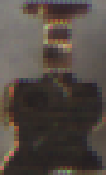
#> input picture test/opencv_test/area_5.png, 106 x 175 px, found by its file name
$ python test.py
#> lines starting #> are read from the running program, lines starting #| are printed output that depends on the picture; after the words box and inside, x2 and y2 are one past the last pixel; in counts of white or black regions, pixels touching at a corner belong together
import cv2
import numpy as np
from matplotlib import pyplot as plt


img1 = cv2.imread('/home/dsd/Desktop/foxconn-aoi/test/area_5.png')
#> img1 is the input picture: shape (175, 106, 3); mean B, G, R 67.3, 73.3, 82.2
H, W, C = img1.shape
#> H = 175; W = 106; C = 3
img1_gray = cv2.cvtColor(img1, cv2.COLOR_BGR2GRAY)
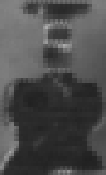
#> img1_gray: shape (175, 106); min 32, max 171, mean 75.3
img1_blurred = cv2.GaussianBlur(img1_gray, (5, 5), 0)
img1_thresh = cv2.threshold(img1_blurred, 120, 255, cv2.THRESH_BINARY + cv2.THRESH_OTSU)[1]
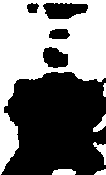
#> img1_thresh: shape (175, 106); 46.1% white; 6 white regions, box (x1, y1, x2, y2) and area: (0, 0, 106, 175) 8119, (52, 169, 76, 175) 126, (93, 142, 106, 165) 118, (93, 114, 106, 132) 107, (94, 169, 106, 175) 49, (103, 83, 106, 97) 35
edges1 = cv2.Canny(img1_thresh, 200, 400, 3)
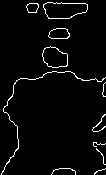
#> edges1: shape (175, 106); 3.4% white in thin lines or dots
orb = cv2.ORB_create(50000, scoreType=cv2.ORB_FAST_SCORE, nlevels=20, edgeThreshold=5)

kp1, des1 = orb.detectAndCompute(edges1, None)
#> kp1 = 342 keypoints; strongest (x, y, size): (47, 72, 31), (77, 13, 31), (67, 31, 31), (44, 48, 31)
tmp_keys = cv2.drawKeypoints(edges1, kp1, outImage=np.array([]), color=(0, 255, 0), flags=0)
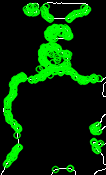
#> tmp_keys: shape (175, 106, 3); mean of channels 0, 1, 2 3.2, 47.2, 3.2; drawn as B, G, R

img2 = cv2.imread('/home/dsd/Desktop/foxconn-aoi/01_topview.png')
#> (the run stopped early here; a loop or call above may not have finished)

$ run again, with test/opencv_test/area_1.png copied over test/opencv_test/area_5.png
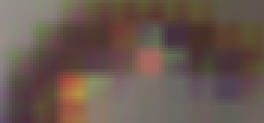
#> input picture test/opencv_test/area_1.png, 88 x 41 px, found by its file name (shown 3 times larger)
#> img1 is the input picture: shape (41, 88, 3); mean B, G, R 78.9, 87.7, 105.5
#> `img1_thresh = cv2.threshold(img1_blurred, 120, 255, cv2.THRESH_BINARY ..`:
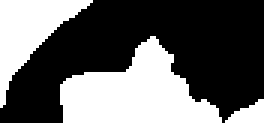
#> img1_thresh: shape (41, 88) (shown 3 times larger); 39.1% white; 3 white regions, box (x1, y1, x2, y2) and area: (20, 12, 74, 41) 897, (0, 0, 31, 36) 450, (75, 33, 88, 41) 64
#> edges1: shape (41, 88); 4.8% white in thin lines or dots
#> kp1 = 82 keypoints; strongest (x, y, size): (54, 16, 31), (19, 31, 31), (19, 29, 31), (25, 24, 31)
#> `tmp_keys = cv2.drawKeypoints(edges1, kp1, outImage=np.array([]), color..`:
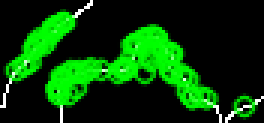
#> tmp_keys: shape (41, 88, 3) (shown 3 times larger); mean of channels 0, 1, 2 4.7, 64.9, 4.7; drawn as B, G, R

$ run again, with test/opencv_test/area_2.png copied over test/opencv_test/area_5.png
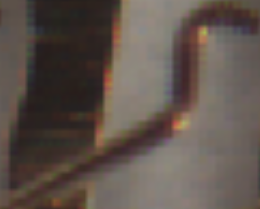
#> input picture test/opencv_test/area_2.png, 260 x 209 px, found by its file name
#> img1 is the input picture: shape (209, 260, 3); mean B, G, R 76.5, 83.7, 95.3
#> `img1_thresh = cv2.threshold(img1_blurred, 120, 255, cv2.THRESH_BINARY ..`:
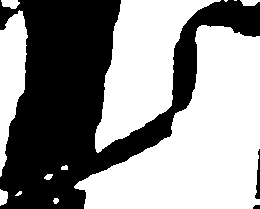
#> img1_thresh: shape (209, 260); 56.3% white; 3 black regions, box (x1, y1, x2, y2) and area: (0, 0, 260, 209) 23589, (255, 149, 260, 199) 137, (253, 205, 260, 209) 25
#> edges1: shape (209, 260); 2.1% white in thin lines or dots
#> kp1 = 654 keypoints; strongest (x, y, size): (9, 124, 31), (173, 71, 31), (114, 164, 31), (19, 97, 31)
#> `tmp_keys = cv2.drawKeypoints(edges1, kp1, outImage=np.array([]), color..`:
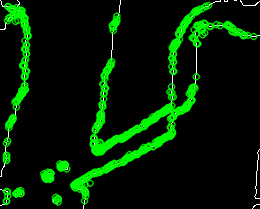
#> tmp_keys: shape (209, 260, 3); mean of channels 0, 1, 2 2.1, 30.5, 2.1; drawn as B, G, R

$ run again, with test/opencv_test/area_3.png copied over test/opencv_test/area_5.png
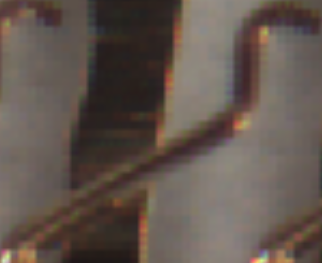
#> input picture test/opencv_test/area_3.png, 322 x 263 px, found by its file name
#> img1 is the input picture: shape (263, 322, 3); mean B, G, R 78.6, 86.3, 98.5
#> `img1_thresh = cv2.threshold(img1_blurred, 120, 255, cv2.THRESH_BINARY ..`:
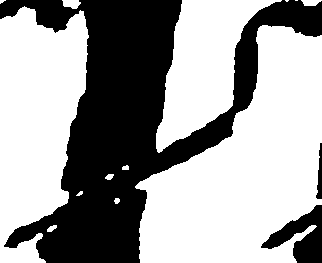
#> img1_thresh: shape (263, 322); 61.7% white; 3 black regions, box (x1, y1, x2, y2) and area: (0, 0, 322, 263) 30536, (261, 205, 322, 263) 1704, (316, 143, 322, 199) 202
#> edges1: shape (263, 322); 2% white in thin lines or dots
#> kp1 = 1177 keypoints; strongest (x, y, size): (65, 29, 37.2), (174, 141, 31), (241, 110, 31), (22, 241, 31)
#> `tmp_keys = cv2.drawKeypoints(edges1, kp1, outImage=np.array([]), color..`:
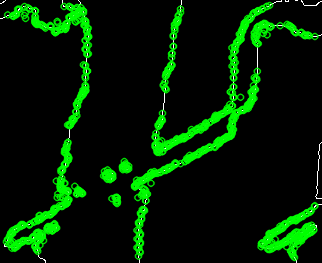
#> tmp_keys: shape (263, 322, 3); mean of channels 0, 1, 2 1.4, 33.3, 1.4; drawn as B, G, R
